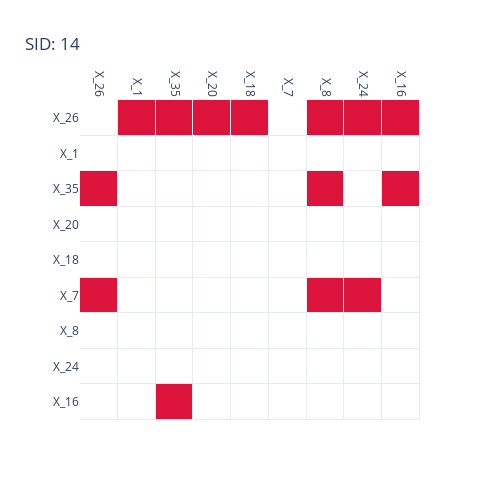

Notebook cell for this chart:
### Markdown cell above
### 📊 SID Matrix for Selected Nodes

The SID matrix below visualizes incorrect interventional predictions among the selected 9 variables:

- Red cells indicate incorrect predictions of \( p(X_j \mid do(X_i)) \)
- SID value for this subset = **14**
- Node `X_16` (highlighted in green in both graphs) is a focal point of the comparison

### Code cell
bn_obj.plot_sid_matrix(nodes=nodes)

### Figure 1 — Plotly figure (JSON) as saved in the notebook; plotly's stock layout.template omitted (floating-point values rounded to 4 significant figures)
{"data": [{"colorscale": [[0, "white"], [0.9999, "white"], [1, "crimson"]], "showscale": false, "type": "heatmap", "x": ["X_26", "X_1", "X_35", "X_20", "X_18", "X_7", "X_8", "X_24", "X_16"], "xgap": 1, "y": ["X_26", "X_1", "X_35", "X_20", "X_18", "X_7", "X_8", "X_24", "X_16"], "ygap": 1, "z": [[0, 1, 1, 1, 1, 0, 1, 1, 1], [0, 0, 0, 0, 0, 0, 0, 0, 0], [1, 0, 0, 0, 0, 0, 1, 0, 1], [0, 0, 0, 0, 0, 0, 0, 0, 0], [0, 0, 0, 0, 0, 0, 0, 0, 0], [1, 0, 0, 0, 0, 0, 1, 1, 0], [0, 0, 0, 0, 0, 0, 0, 0, 0], [0, 0, 0, 0, 0, 0, 0, 0, 0], [0, 0, 1, 0, 0, 0, 0, 0, 0]], "zmax": 1, "zmin": 0}], "layout": {"height": 500, "title": {"text": "SID: 14"}, "width": 500, "xaxis": {"autorange": true, "range": [-0.5, 8.5], "showgrid": false, "side": "top", "tickangle": 90, "type": "category"}, "yaxis": {"autorange": true, "range": [8.5, -0.5], "showgrid": false, "type": "category"}}}
